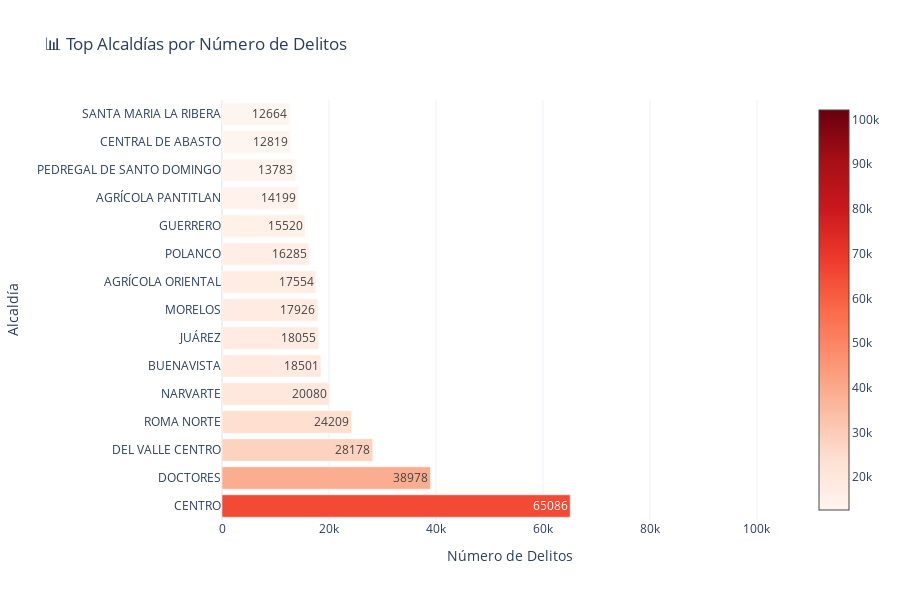

Source (notebook cell):
### Markdown cell above
---
## Cuarta pregunta fundamental

# ¿Qué colonias son las qu epresentan mayor cantidad de delitos en la CDMX?

# ¿Que porcentaje de delitos acumulados se presentan por colonia en la CDMX?

---

### Code cell
# ============================================================================
# ANÁLISIS GEOESPACIAL - DELITOS POR ALCALDÍA
# ============================================================================

print("="*80)
print(" "*15 + "🗺️  ANÁLISIS GEOESPACIAL - DISTRIBUCIÓN POR ALCALDÍAS")
print("="*80)

# Buscar columnas relacionadas con ubicación
location_cols = [col for col in df.columns if any(keyword in col.lower() 
                 for keyword in ['alcaldía', 'alcaldia', 'delegación', 'delegacion', 
                                'municipio', 'colonia', 'zona'])]

print(f"\n📍 Columnas de ubicación encontradas: {location_cols}\n")

if location_cols:
    # Usar la primera columna de alcaldía
    alcaldia_col = location_cols[0]
    print(f"Usando columna: {alcaldia_col}")
    
    # 1. TOP 16 ALCALDÍAS CON MÁS DELITOS
    print("\n1️⃣  RANKING DE ALCALDÍAS POR NÚMERO DE DELITOS:")
    print("-"*80)
    
    delitos_por_alcaldia = (df
                            .groupBy(alcaldia_col)
                            .agg(F.count("*").alias("total_delitos"))
                            .orderBy(F.desc("total_delitos"))
                            .limit(16)
                            .toPandas())
    
    # Añadir porcentaje
    delitos_por_alcaldia['porcentaje'] = (delitos_por_alcaldia['total_delitos'] / num_rows) * 100
    
    print(delitos_por_alcaldia.to_string(index=False))
    
    # Visualización - Gráfico de barras horizontal
    fig = go.Figure()
    fig.add_trace(go.Bar(
        y=delitos_por_alcaldia[alcaldia_col],
        x=delitos_por_alcaldia['total_delitos'],
        orientation='h',
        marker=dict(
            color=delitos_por_alcaldia['total_delitos'],
            colorscale='Reds',
            showscale=True
        ),
        text=delitos_por_alcaldia['total_delitos'],
        textposition='auto'
    ))
    
    fig.update_layout(
        title=f'📊 Top Alcaldías por Número de Delitos',
        xaxis_title='Número de Delitos',
        yaxis_title='Alcaldía',
        height=600,
        template='plotly_white'
    )
    
    fig.show()
    
    # 2. MAPA DE CALOR - ALCALDÍA POR AÑO
    if date_col:
        print("\n2️⃣  EVOLUCIÓN TEMPORAL POR ALCALDÍA:")
        print("-"*80)
        
        # Top 10 alcaldías para mejor visualización
        top_alcaldias = delitos_por_alcaldia[alcaldia_col].head(10).tolist()
        
        evol_alcaldia = (df_temporal
                         .filter(F.col(alcaldia_col).isin(top_alcaldias))
                         .groupBy("año", alcaldia_col)
                         .agg(F.count("*").alias("delitos"))
                         .toPandas())
        
        pivot_alcaldia = evol_alcaldia.pivot(index=alcaldia_col, columns='año', values='delitos')
        
        fig = go.Figure(data=go.Heatmap(
            z=pivot_alcaldia.values,
            x=pivot_alcaldia.columns,
            y=pivot_alcaldia.index,
            colorscale='YlOrRd',
            text=pivot_alcaldia.values,
            texttemplate='%{text:.0f}',
            textfont={"size":9}
        ))
        
        fig.update_layout(
            title='🔥 Evolución de Delitos por Alcaldía y Año',
            xaxis_title='Año',
            yaxis_title='Alcaldía',
            height=600
        )
        
        fig.show()
    
    # 3. GRÁFICO DE PASTEL - DISTRIBUCIÓN PORCENTUAL
    print("\n3️⃣  DISTRIBUCIÓN PORCENTUAL (Top 10 Alcaldías):")
    print("-"*80)
    
    top_10 = delitos_por_alcaldia.head(10)
    otros = delitos_por_alcaldia.iloc[10:]['total_delitos'].sum()
    
    labels = top_10[alcaldia_col].tolist() + ['Otros']
    values = top_10['total_delitos'].tolist() + [otros]
    
    fig = go.Figure(data=[go.Pie(
        labels=labels,
        values=values,
        hole=.3,
        marker=dict(colors=px.colors.sequential.RdBu)
    )])
    
    fig.update_layout(
        title='🥧 Distribución Porcentual de Delitos por Alcaldía',
        height=600
    )
    
    fig.show()
    
    # 4. CONCENTRACIÓN DE DELITOS (Principio de Pareto)
    print("\n4️⃣  ANÁLISIS DE CONCENTRACIÓN (Principio de Pareto):")
    print("-"*80)
    
    delitos_acum = delitos_por_alcaldia.copy()
    delitos_acum['acumulado'] = delitos_acum['total_delitos'].cumsum()
    delitos_acum['porcentaje_acum'] = (delitos_acum['acumulado'] / delitos_acum['total_delitos'].sum()) * 100
    
    # Encontrar cuántas alcaldías representan el 80%
    alcaldias_80 = (delitos_acum['porcentaje_acum'] <= 80).sum()
    print(f"   • {alcaldias_80} alcaldías concentran el 80% de los delitos")
    print(f"   • Esto representa el {(alcaldias_80/16)*100:.1f}% del total de alcaldías")
    
    # Curva de Pareto
    fig = make_subplots(specs=[[{"secondary_y": True}]])
    
    fig.add_trace(
        go.Bar(x=delitos_acum[alcaldia_col], y=delitos_acum['total_delitos'], name="Delitos"),
        secondary_y=False,
    )
    
    fig.add_trace(
        go.Scatter(x=delitos_acum[alcaldia_col], y=delitos_acum['porcentaje_acum'], 
                   name="% Acumulado", mode='lines+markers',
                   line=dict(color='red', width=3)),
        secondary_y=True,
    )
    
    fig.update_layout(title='📈 Análisis de Pareto - Concentración de Delitos', height=600)
    fig.update_xaxes(title_text="Alcaldía")
    fig.update_yaxes(title_text="Número de Delitos", secondary_y=False)
    fig.update_yaxes(title_text="Porcentaje Acumulado", secondary_y=True)
    
    fig.show()
    
    print("\n✅ Análisis geoespacial completado")
    
else:
    print("⚠️  No se encontraron columnas de ubicación para análisis geoespacial")

print("="*80)

### Figure 1 — Plotly figure (JSON) as saved in the notebook; plotly's stock layout.template omitted (floating-point values rounded to 4 significant figures)
{"data": [{"marker": {"color": [102124, 65086, 38978, 28178, 24209, 20080, 18501, 18055, 17926, 17554, 16285, 15520, 14199, 13783, 12819, 12664], "colorscale": [[0, "rgb(255,245,240)"], [0.125, "rgb(254,224,210)"], [0.25, "rgb(252,187,161)"], [0.375, "rgb(252,146,114)"], [0.5, "rgb(251,106,74)"], [0.625, "rgb(239,59,44)"], [0.75, "rgb(203,24,29)"], [0.875, "rgb(165,15,21)"], [1, "rgb(103,0,13)"]], "showscale": true}, "orientation": "h", "text": [102100.0, 65090.0, 38980.0, 28180.0, 24210.0, 20080.0, 18500.0, 18060.0, 17930.0, 17550.0, 16280.0, 15520.0, 14200.0, 13780.0, 12820.0, 12660.0], "textposition": "auto", "type": "bar", "x": [102124, 65086, 38978, 28178, 24209, 20080, 18501, 18055, 17926, 17554, 16285, 15520, 14199, 13783, 12819, 12664], "y": [null, "CENTRO", "DOCTORES", "DEL VALLE CENTRO", "ROMA NORTE", "NARVARTE", "BUENAVISTA", "JUÁREZ", "MORELOS", "AGRÍCOLA ORIENTAL", "POLANCO", "GUERRERO", "AGRÍCOLA PANTITLAN", "PEDREGAL DE SANTO DOMINGO", "CENTRAL DE ABASTO", "SANTA MARIA LA RIBERA"]}], "layout": {"height": 600, "title": {"text": "📊 Top Alcaldías por Número de Delitos"}, "xaxis": {"title": {"text": "Número de Delitos"}}, "yaxis": {"title": {"text": "Alcaldía"}}}}
